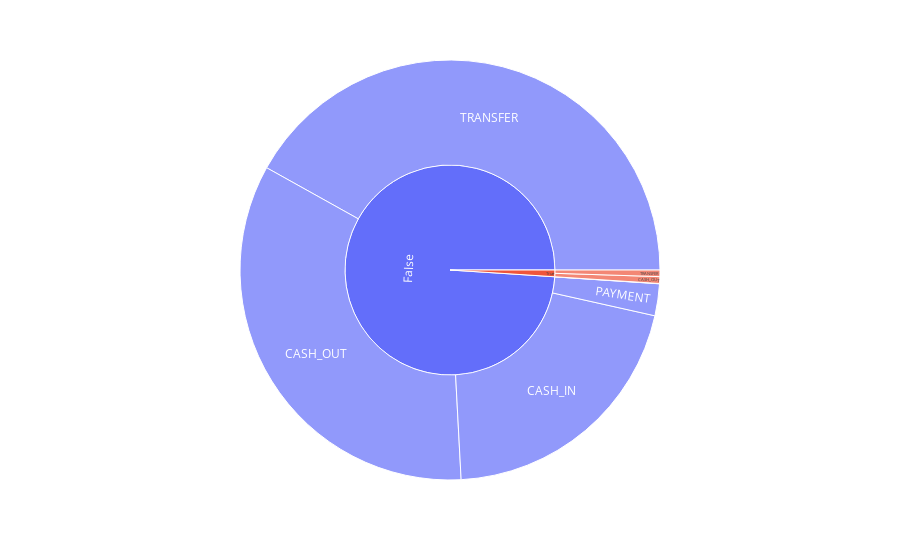

The code cell stored with this chart in its notebook:
### Markdown cell above
##### Inference:
- We can see the average amount that is transfered under each transaction type and grouping them on fraud feature.
    - Under False Fraud TRANSFER average_amt is showing the highest average.
    - Under True Fraud CASH_OUT average_amt is showing the highest average.

### Code cell
fig = px.sunburst(dataset, path=['Fraud_checkId', 'type'], values='amount')
fig.show()

### Figure 1 — Plotly figure (JSON) as saved in the notebook; plotly's stock layout.template omitted (floating-point values rounded to 4 significant figures)
{"data": [{"branchvalues": "total", "domain": {"x": [0, 1], "y": [0, 1]}, "hovertemplate": "labels=%{label}<br>amount=%{value}<br>parent=%{parent}<br>id=%{id}<extra></extra>", "ids": ["False/CASH_IN", "False/CASH_OUT", "True/CASH_OUT", "False/DEBIT", "False/PAYMENT", "False/TRANSFER", "True/TRANSFER", "False", "True"], "labels": ["CASH_IN", "CASH_OUT", "CASH_OUT", "DEBIT", "PAYMENT", "TRANSFER", "TRANSFER", "False", "True"], "name": "", "parents": ["False", "False", "True", "False", "False", "False", "True", "", ""], "type": "sunburst", "values": [236400000000.0, 388400000000.0, 5984000000.0, 227200000.0, 28090000000.0, 479500000000.0, 5765000000.0, 1133000000000.0, 11750000000.0]}], "layout": {"legend": {"tracegroupgap": 0}, "margin": {"t": 60}}}
